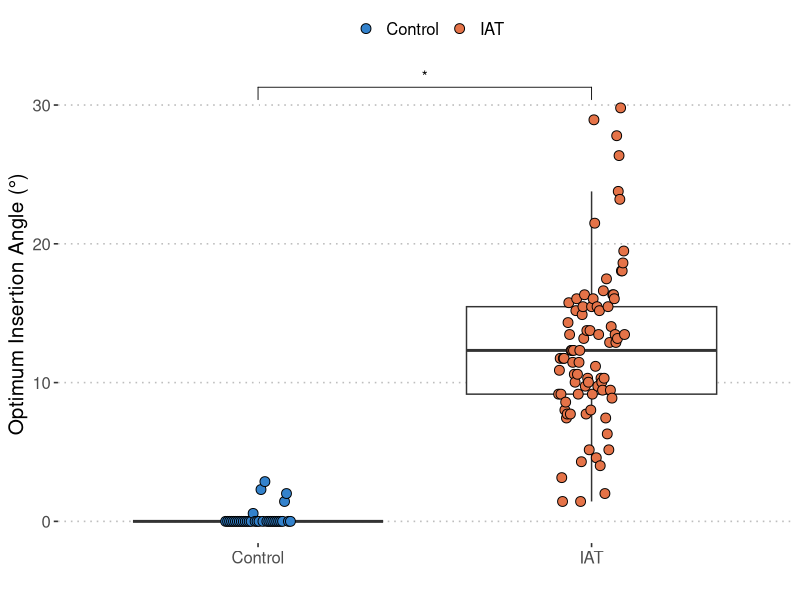
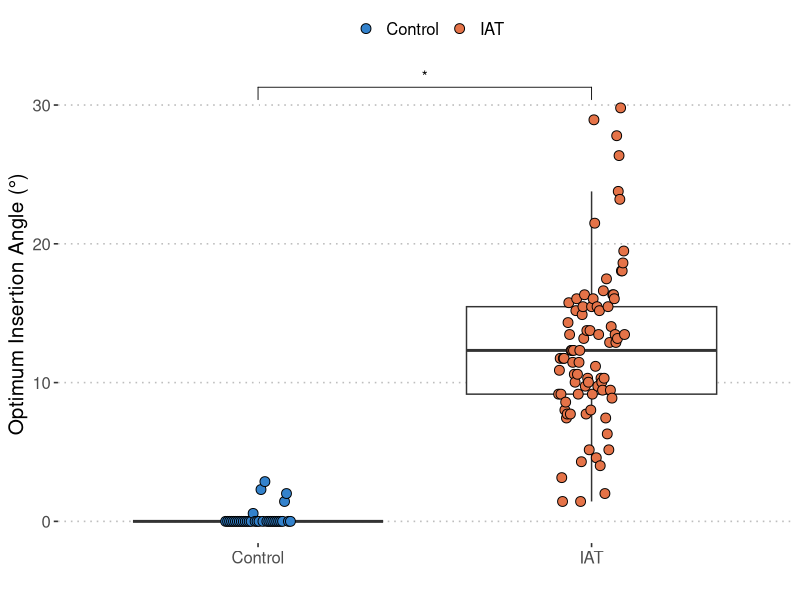

Write R code to recreate these figures, in order.
library(dplyr)
library(ggplot2)
library(ggpubr)
library(readxl)
library(ggpubr)

d = read_xlsx(path = "IAT Measurements at 90.xlsx")

d = d %>%
  mutate(group = ifelse(group == "Diseased", "IAT", group))

d$group = factor(d$group, levels = c("Control", "IAT"))

# quantile(filter(d, group == "Control")$optimum_insertion_angle,0.975)
# quantile(filter(d, group == "IAT")$optimum_insertion_angle, 0.025)

plt1 = ggplot(data = d, aes(x = group, y = optimum_insertion_angle)) +
  geom_boxplot(outlier.shape = NA) + 
  geom_point(aes(fill = group), color = "black", shape = 21, size = 3,  
             position = position_dodge2(0.2)) +
  scale_fill_manual(values = c("#3382CC", "#E57348")) + 
  labs(fill = "") + 
  xlab("") + 
  ylab("Optimum Insertion Angle (°)") + 
  stat_compare_means(method = "t.test", 
                     comparisons = list(c("IAT", "Control")),
                     symnum.args = list(cutpoints = c(0, 0.05, Inf), 
                                        symbols = c("*", "NS"))) +
  theme_pubclean() + 
  theme(text = element_text(size = 15), legend.position = "top"); plt1

ggsave(filename = "../../figures/insertion_angle.png", plot = plt1, device = "png",
       dpi = 1200, width = 3.5, height = 5)
